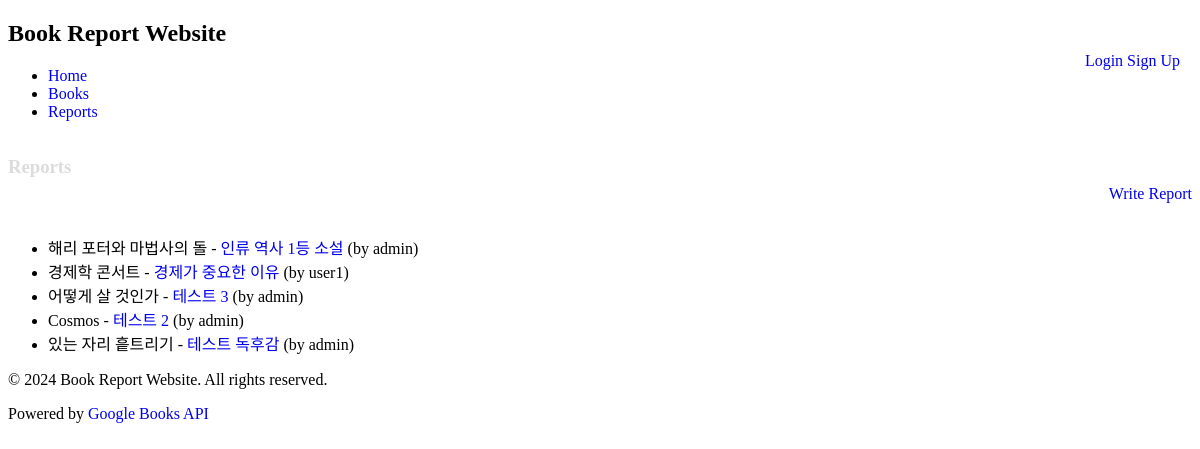
The page /reports/ on the database its author committed.
### reports/models.py (models this page shows, shortened)
class Report(models.Model):
    user = models.ForeignKey(User, on_delete=models.CASCADE)
    book_title = models.CharField(max_length=200, null=True)
    book_author = models.CharField(max_length=100, null=True)
    title = models.CharField(max_length=200)
    content = models.TextField()
    created_at = models.DateTimeField(auto_now_add=True)
    updated_at = models.DateTimeField(auto_now=True)

### reports/views.py (the view)
# urls.py: path('', ReportListView.as_view(), name="report-list"),
class ReportListView(ListView):
    model = Report
    context_object_name = "reports"
    def get_queryset(self):
        reports = Report.objects.all().order_by("-created_at") # Order Reports by newest
        return reports

### reports/templates/reports/report_list.html (shortened to what this page needs)
{% extends "base.html" %}
{% block content %}
<div>
    <div style="display: flex; justify-content: space-between;">
        <h3><a href="{% url 'reports:report-list' %}" class="nav">Reports</a></h3>
        <a href="{% url 'reports:report-create' %}" style="margin-top: 3rem; margin-block-end: 1em;">Write Report</a>
    </div>
    <ul>
        {% for report in reports %}
        <li>{{ report.book_title }} - <a href="{% url 'reports:report-detail' report.pk %}">{{ report.title }}</a> (by {{ report.user.username }})</li>
        {% endfor %}
    </ul>
</div>
{% endblock %}

### book_report/templates/base.html (shortened to what this page needs)
<!DOCTYPE html>
<html lang="en">
<head>
    <link rel="stylesheet" href="https://cdn.simplecss.org/simple.min.css">
</head>
<body>
    <header>
        <nav>
            <h1>Book Report Website</h1>
            <ul>
                <li><a href="{% url 'home' %}">Home</a></li>
                <li><a href="{% url 'books:book-list' %}">Books</a></li>
                <li><a href="{% url 'reports:report-list' %}">Reports</a></li>
            </ul>
            <div class="user-info">
                {% if request.user.is_authenticated %}
                <p>Welcome, {{ request.user.username }}</p>
                <div style="display: flex;">
                    <a href="{% url 'users:profile-detail' request.user.username %}">Profile</a>
                    <form method="post" action="{% url 'users:logout' %}">
                        {% csrf_token %}
                        <button type="submit">Logout</button>
                    </form>
                </div>
                {% else %}
                <a href="{% url 'users:login' %}">Login</a>
                <a href="{% url 'users:register' %}">Sign Up</a>
                {% endif %}
            </div>
        </nav>
    </header>
    <main>
        {% block content %}
        {% endblock %}
    </main>
    <footer>
        <p>&copy; 2024 Book Report Website. All rights reserved.</p>
        <p>Powered by <a href="https://developers.google.com/books/" target="_blank">Google Books API</a></p>
    </footer>
</body>
</html>

### rows shown on the page
Report: book_title "해리 포터와 마법사의 돌", title "인류 역사 1등 소설", user.username "admin"
Report: book_title "경제학 콘서트", title "경제가 중요한 이유", user.username "user1"
Report: book_title "어떻게 살 것인가", title "테스트 3", user.username "admin"
Report: book_title "Cosmos", title "테스트 2", user.username "admin"
Report: book_title "있는 자리 흩트리기", title "테스트 독후감", user.username "admin"
